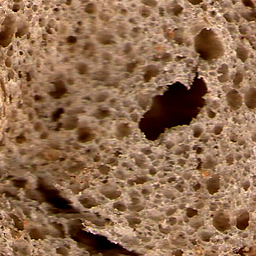
#> input picture imagenes/scanner/baguette/baguette1.tif, 256 x 256 px, shrunk from 380 x 380 before the run
$ python singularity.py   (Python 2 division)
#> lines starting #> are read from the running program, lines starting #| are printed output that depends on the picture; long printed decimals are rounded
#!/usr/bin/env python

# singularity multifractal implementation
# Rodrigo Baravalle - November 2012

#import random
from random import randrange,randint
from math import log
from scipy import ndimage
from pylab import plot, title, show , legend
import matplotlib
from matplotlib import pyplot as plt
import time
import Image
import numpy as np
import sys
import os

cant = 20+1           # number of fractal dimensions (-1 x2)

def count(x1,y1,x2,y2,intImg):
    sum = intImg[x2][y2]
    if (x1>= 1 and y1 >= 1):
        sum = sum + intImg[x1-1][y1-1]
    if (x1 >= 1):
        sum = sum - intImg[x1-1][y2];
    if (y1 >= 1):
        sum = sum - intImg[x2][y1-1]
    return sum


# v: window size
def spec(filename,v,b,cuantas):
#> called with v = 1, b = 1, cuantas = 20
    t = time.clock()
    cantSelected = 0

    a = Image.open(filename)
#> a is the input picture: PIL image 256x256 RGBA; mean R, G, B, A 144.9, 108.3, 79.1, 255
    Nx, Ny = a.size
#> Nx = 256; Ny = 256
    L = Nx*Ny
#> L = 65536

    points = []     # number of elements in the structure
    gray = a.convert('L') # rgb 2 gray
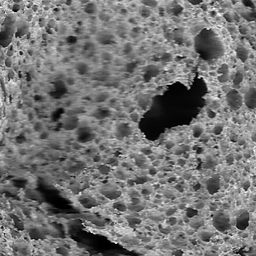
#> gray: PIL image 256x256 L; min 0, max 249, mean 115.9

    #plt.imshow(gray, cmap=matplotlib.cm.gray)
    #plt.show()

    alphaIm = np.zeros((Nx,Ny), dtype=np.double ) # Nx rows x Ny columns
    #measure = np.zeros(4, dtype=np.double ) # Ny rows x 4 columns

    l = 4 # (maximum window size-1) / 2
    # from 1 to l
    temp = np.log((1.0,3.0,5.0,7.0));
    measure = np.zeros(4);

    for i in range(0,Nx-1):
        for j in range(0,Ny-1):
            measure[0] = max(gray.crop((max(i-1,0),max(j-1,0),min(i+1,Nx-1),min(j+1,Ny-1))).getdata()) + 1
            measure[1] = max(gray.crop((max(i-2,0),max(j-2,0),min(i+2,Nx-1),min(j+2,Ny-1))).getdata()) + 1
            measure[2] = max(gray.crop((max(i-3,0),max(j-3,0),min(i+3,Nx-1),min(j+3,Ny-1))).getdata()) + 1
            measure[3] = max(gray.crop((max(i-4,0),max(j-4,0),min(i+4,Nx-1),min(j+4,Ny-1))).getdata()) + 1
            alphaIm[j,i] = np.polyfit(temp,np.log(measure),1)[0]
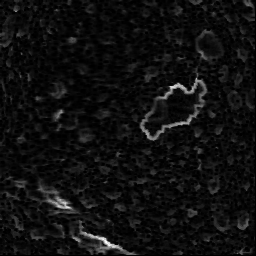
#> alphaIm: shape (256, 256) float64; min -1.44e-15, max 2.79, mean 0.176; drawn with min black and max white
#> after the loop, measure = [115, 115, 115, 115]

    maxim = np.max(alphaIm)
#> maxim = 2.79
    minim = np.min(alphaIm)
#> minim = -1.44e-15

    # Alpha image
    #plt.imshow(alphaIm, cmap=matplotlib.cm.gray)
    #plt.show()

    paso = (maxim-minim)/cuantas
#> paso = 0.139
    clases = np.arange(minim,maxim,paso)
#> clases = 20 values from -1.44e-15 to 2.65
    print "Clases: ", clases, cuantas
#| Clases:  [-1.43732130e-15  1.39461789e-01  2.78923578e-01  4.18385367e-01
#|   5.57847156e-01  6.97308946e-01  8.36770735e-01  9.76232524e-01
#|   1.11569431e+00  1.25515610e+00  1.39461789e+00  1.53407968e+00
#|   1.67354147e+00  1.81300326e+00  1.95246505e+00  2.09192684e+00
#|   2.23138863e+00  2.37085041e+00  2.51031220e+00  2.64977399e+00] 20

    # Window
    cant = int(np.floor(np.log(Nx)))
#> cant = 5

    hs = np.hstack((alphaIm,alphaIm))
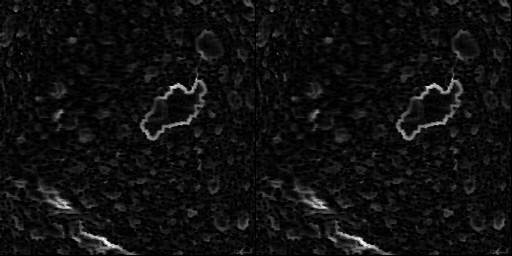
#> hs: shape (256, 512) float64; min -1.44e-15, max 2.79, mean 0.176; drawn with min black and max white
    alphaIm = np.vstack((hs,hs))
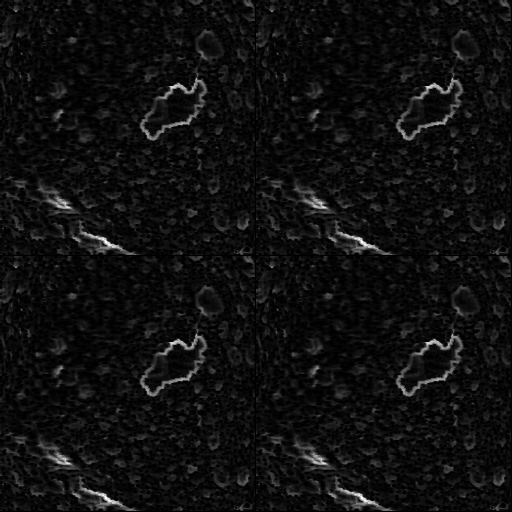
#> alphaIm: shape (512, 512) float64; min -1.44e-15, max 2.79, mean 0.176; drawn with min black and max white

    # Multifractal dimentions
    falpha = np.zeros(cuantas)

    for c in range(cuantas):
        N = np.zeros(cant+1)
        for k in range(cant+1):
            sizeBlocks = 2*k+1
            numBlocks_x = int(np.ceil(Nx/sizeBlocks))
            numBlocks_y = int(np.ceil(Ny/sizeBlocks))

            flag = np.zeros((numBlocks_x,numBlocks_y))

            for i in range(1,numBlocks_x):
                for j in range(1,numBlocks_y):
                    xi = (i-1)*sizeBlocks
                    xf = i*sizeBlocks-1
                    yi = (j-1)*sizeBlocks
                    yf = j*sizeBlocks-1
                    if(xf == xi): xf = xf+1
                    if(yf == yi): yf = yf+1
                    block = alphaIm[xi : xf, yi : yf]

                    f = 0;
                    s1 = len(block)
                    s2 = len(block[0])
                    if(c != cuantas-1):
                        for w in range(s1):
                            for t in range(s2):
                                b = block[w,t]
                                if (b >= clases[c] and b < clases[c+1]):
                                   f = 1
                                if(f == 1):
                                    break
                            if(f == 1):
                                break
                    else:
                        for w in range(s1):
                            for t in range(s2):
                                b = block[w,t]
                                if (b == clases[c]): # !!
                                   f = 1
                                if(f == 1):
                                    break
                            if(f == 1):
                                break

                    flag[i-1,j-1] = f
                    N[k] = N[k] + f;

        falpha[c] = -np.polyfit(map(lambda i: np.log(i*2+1),range(cant+1)),np.log(map(lambda i: i+1,N)),1)[0]
#> flag: shape (23, 23) float64; every value is 0
#> after the loop, falpha = 20 values, max 1.79 at index 0, min -0.0389 at index 18, mean 0.71

    t =  time.clock()-t
    s = np.hstack((clases,falpha))
#> s = 40 values, max 2.65 at index 19, min -0.0389 at index 38, mean 1.02
    plot(s)
    print "Time: ", t, "Res: ", falpha
#| Time:  702.354 Res:  [ 1.792  1.452  1.043  0.8201  0.7691  0.6907
#|   0.667  0.6908  0.6471  0.6556  0.6876  0.6462
#|   0.53  0.659   0.7416  0.4954  0.5533  0.701
#|  -0.03895 -0.        ]
    return s


spec('../imagenes/scanner/baguette/baguette1.tif',1,1,20)
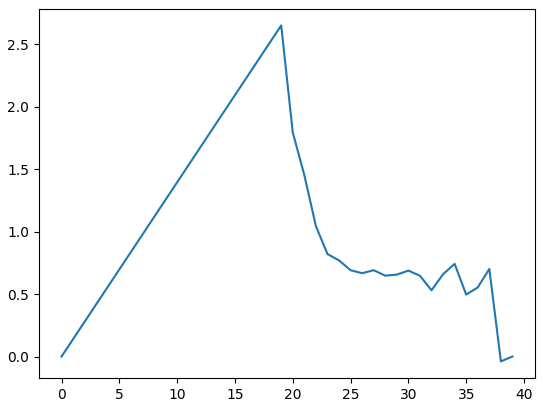
#> figure drawn by matplotlib, 1 panel; curve peaks at x = 19, y = 2.65

$ run again, with imagenes/scanner/baguette/baguette10.tif copied over imagenes/scanner/baguette/baguette1.tif
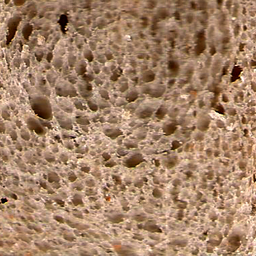
#> input picture imagenes/scanner/baguette/baguette10.tif, 256 x 256 px, shrunk from 380 x 380 before the run
#> in spec, a is the input picture: PIL image 256x256 RGBA; mean R, G, B, A 165.5, 131, 103.1, 255
#> after the loop in spec, `for i in range(0,Nx-1):`:
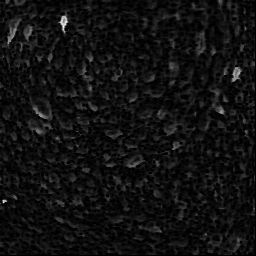
#> alphaIm: shape (256, 256) float64; min -1.44e-15, max 2.13, mean 0.144; drawn with min black and max white
#> after the loop in spec, `for i in range(0,Nx-1):`: measure = [220, 220, 224, 233]
#> maxim = 2.13
#> minim = -1.44e-15
#> paso = 0.106
#| Clases:  [-1.43732130e-15  1.06494583e-01  2.12989165e-01  3.19483748e-01
#|   4.25978331e-01  5.32472914e-01  6.38967496e-01  7.45462079e-01
#|   8.51956662e-01  9.58451244e-01  1.06494583e+00  1.17144041e+00
#|   1.27793499e+00  1.38442958e+00  1.49092416e+00  1.59741874e+00
#|   1.70391332e+00  1.81040791e+00  1.91690249e+00  2.02339707e+00] 20
#> after the loop in spec, `for c in range(cuantas):`: falpha = 20 values, max 1.71 at index 0, min 0 at index 19, mean 0.612
#> s = 40 values, max 2.02 at index 19, min -1.44e-15 at index 0, mean 0.812
#| Time:  712.940 Res:  [ 1.711  1.532  1.123  0.8419  0.6649  0.5849
#|   0.557  0.4901  0.4905   0.5477  0.6516  0.5689
#|   0.4421  0.3075  0.4717  0.404   0.524   0.2319
#|   0.08547 -0.        ]
#> `spec('../imagenes/scanner/baguette/baguette1.tif',1,1,20)`:
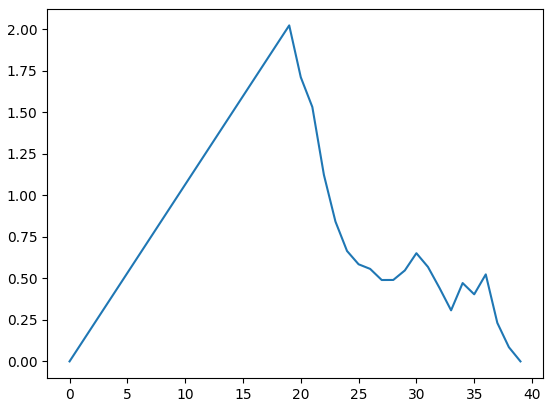
#> figure drawn by matplotlib, 1 panel; curve peaks at x = 19, y = 2.02

$ run again, with imagenes/scanner/baguette/baguette11.tif copied over imagenes/scanner/baguette/baguette1.tif
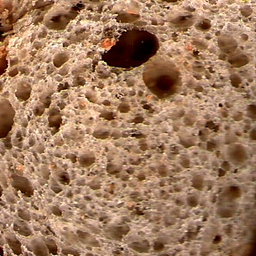
#> input picture imagenes/scanner/baguette/baguette11.tif, 256 x 256 px, shrunk from 380 x 380 before the run
#> in spec, a is the input picture: PIL image 256x256 RGBA; mean R, G, B, A 161, 123.1, 93.2, 255
#> after the loop in spec, `for i in range(0,Nx-1):`:
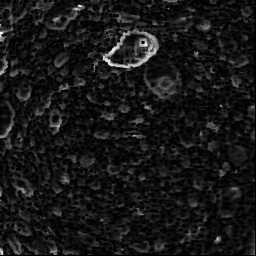
#> alphaIm: shape (256, 256) float64; min -1.44e-15, max 1.78, mean 0.163; drawn with min black and max white
#> after the loop in spec, `for i in range(0,Nx-1):`: measure = [11, 16, 28, 40]
#> maxim = 1.78
#> minim = -1.44e-15
#> paso = 0.0888
#| Clases:  [-1.43732130e-15  8.87954386e-02  1.77590877e-01  2.66386316e-01
#|   3.55181754e-01  4.43977193e-01  5.32772631e-01  6.21568070e-01
#|   7.10363509e-01  7.99158947e-01  8.87954386e-01  9.76749824e-01
#|   1.06554526e+00  1.15434070e+00  1.24313614e+00  1.33193158e+00
#|   1.42072702e+00  1.50952246e+00  1.59831789e+00  1.68711333e+00] 20
#> after the loop in spec, `for c in range(cuantas):`: falpha = 20 values, max 1.61 at index 0, min 0 at index 19, mean 0.674
#> s = 40 values, max 1.69 at index 19, min -1.44e-15 at index 0, mean 0.759
#| Time:  723.382 Res:  [ 1.612  1.516  1.186  0.9205  0.7943  0.6892
#|   0.6329  0.5761  0.4631  0.5213  0.5434  0.5396
#|   0.4996  0.5233  0.6497  0.6772  0.3656  0.4721
#|   0.2923 -0.        ]
#> `spec('../imagenes/scanner/baguette/baguette1.tif',1,1,20)`:
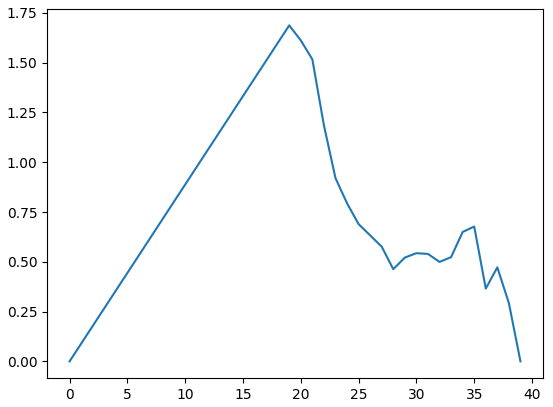
#> figure drawn by matplotlib, 1 panel; curve peaks at x = 19, y = 1.69
